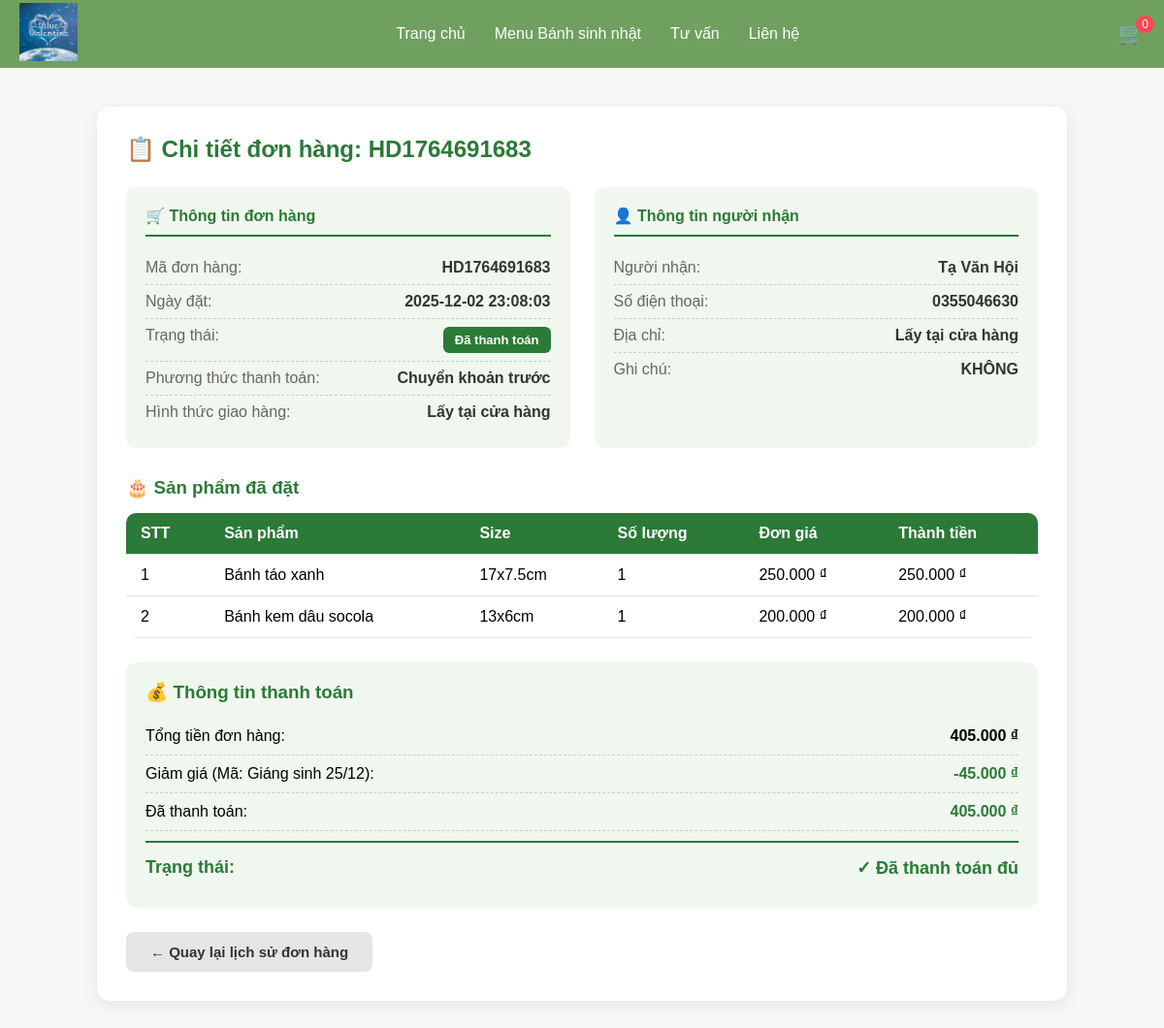
The page /Home/orderDetail/23 (signed in) on the database its author committed.
### tables this page shows
CREATE TABLE `orders` (
  `id` int(11) NOT NULL,
  `user_id` int(11) NOT NULL,
  `order_code` varchar(50) NOT NULL,
  `receiver` varchar(100) NOT NULL,
  `phone` varchar(20) NOT NULL,
  `address` varchar(255) NOT NULL,
  `delivery_method` varchar(20) NOT NULL DEFAULT 'home',
  `payment_method` varchar(20) NOT NULL,
  `total_amount` decimal(15,2) NOT NULL DEFAULT 0.00,
  `discount_amount` decimal(15,2) NOT NULL DEFAULT 0.00,
  `coupon_code` varchar(100) DEFAULT NULL,
  `transaction_info` varchar(30) NOT NULL,
  `note` text DEFAULT NULL,
  `created_at` datetime DEFAULT current_timestamp(),
  `received_amount` decimal(15,2) DEFAULT 0.00,
  `lack_amount` decimal(15,2) DEFAULT 0.00
);

CREATE TABLE `order_details` (
  `id` int(11) NOT NULL,
  `order_id` varchar(20) NOT NULL,
  `product_id` varchar(50) NOT NULL,
  `size` varchar(10) NOT NULL,
  `quantity` int(11) NOT NULL,
  `price` decimal(15,2) NOT NULL,
  `sale_price` decimal(15,2) NOT NULL,
  `total` decimal(15,2) NOT NULL,
  `image` varchar(255) DEFAULT NULL,
  `product_type` varchar(100) DEFAULT NULL,
  `product_name` varchar(255) DEFAULT NULL
);

CREATE TABLE `tblsanpham` (
  `maLoaiSP` varchar(50) NOT NULL,
  `masp` varchar(20) NOT NULL,
  `tensp` varchar(50) NOT NULL,
  `hinhanh` varchar(50) NOT NULL,
  `soluong` int(11) NOT NULL,
  `mota` varchar(200) NOT NULL,
  `createDate` date NOT NULL
);

CREATE TABLE `tbl_sanpham_size` (
  `id` int(11) NOT NULL,
  `masp` varchar(20) NOT NULL,
  `size` varchar(50) NOT NULL,
  `giaNhap` int(11) NOT NULL,
  `giaXuat` int(11) NOT NULL
);

### app/Controller.php (called while the page is built, shortened)
<?php
class Controller {
    public function model($model){
        return new $model;
    }
    public function view($view, $data = []){
        extract($data);
        require "./views/" . $view . ".php";
    }
}

### controllers/Home.php (called while the page is built, shortened)
<?php
class Home extends Controller{
    public function orderDetail($orderId)
{
    $orderModel = $this->model("OrderModel");
    $orderDetailModel = $this->model("OrderDetailModel");
    $order = $orderModel->getOrderById($orderId);
    $details = $orderDetailModel->getByOrderId($orderId);
    $this->view("Font_end/OrderDetailView", [
        "orderId" => $orderId,
        "order"   => $order,
        "details" => $details
    ]);
}
}

### app/App.php (called while the page is built, shortened)
<?php
class App{
    protected $action="Show";
 public function __construct(){
        $arr=array();
        if(isset($_GET["url"])){
            $arr=$this->urlprocess();
        }
        if(isset($arr[0])&& file_exists("./controllers/".$arr[0].".php")){
            unset($arr[0]);
        }
        $this->controller= new $this->controller;
        if(isset($arr[1]) && method_exists($this->controller,$arr[1])){
            $this->action=$arr[1];
        }
        unset($arr[1]);
        $this->param =$arr?array_values($arr):array();
        call_user_func_array(array($this->controller,$this->action),$this->param);
    }
   public function urlprocess(){
        if(isset($_GET["url"])){
           return explode('/', filter_var(trim($_GET["url"],'/')));
        }
        return array();
    }
}

### index.php (called while the page is built, shortened)
<?php
require_once "app/DB.php";
require_once "app/Controller.php";
require_once "app/App.php";
$App = new App();
?>

### app/DB.php (called while the page is built, shortened)
<?php
class DB {
    private $host='localhost';
    private $user='root';
    private $pass='';
    private $dbname='website';
    public function __construct(){
        $this->db=$this->Connect();
    }
    public function Connect(){
        $dsn='mysql:host='.$this->host.';port=3306;dbname='.$this->dbname;
        $pdo=new PDO($dsn,$this->user,$this->pass);
        $pdo->setAttribute(PDO::ATTR_DEFAULT_FETCH_MODE,PDO::FETCH_ASSOC);
        return $pdo;
    }
}

### models/BaseModel.php (called while the page is built, shortened)
<?php
class BaseModel extends DB {
    public function __construct()
    {
        if ($this->db instanceof PDO) {
            $this->db->setAttribute(PDO::ATTR_ERRMODE, PDO::ERRMODE_EXCEPTION);
        } else {
            error_log("❌ BaseModel: \$this->db KHÔNG PHẢI PDO - LỖI KẾT NỐI");
        }
    }
    public function select($sql, $params = []) {
        try {
            $stmt = $this->db->prepare($sql);
            $stmt->execute($params);
            return $stmt->fetchAll(PDO::FETCH_ASSOC);
        } catch (PDOException $e) {
            error_log("Lỗi BaseModel::select(): " . $e->getMessage());
            return [];
        }
    }
}

### models/OrderModel.php (called while the page is built, shortened)
<?php
require_once __DIR__ . '/BaseModel.php';
class OrderModel extends BaseModel {
    public function getOrderById($orderId)
    {
        $sql = "SELECT * FROM orders WHERE id = ?";
        $result = $this->select($sql, [$orderId]);
        return $result ? $result[0] : null;
    }
}

### models/OrderDetailModel.php (called while the page is built, shortened)
<?php
class OrderDetailModel extends BaseModel {
    protected $table = 'order_details';
    public function getByOrderId($orderId) {
        $sql = "SELECT od.*, p.tensp as product_name, p.hinhanh as product_image
                FROM {$this->table} od
                LEFT JOIN tblsanpham p ON od.product_id = p.masp
                WHERE od.order_id = ?";
        return $this->select($sql, [$orderId]);
    }
}

### views/Font_end/OrderDetailView.php (the view, shortened to what this page needs)
<?php
$order = $data['order'] ?? [];
$details = $data['details'] ?? [];
?>
<!DOCTYPE html>
<html lang="vi">
<head>
</head>
<body>
    <header class="site-header">
        <div class="header-container">
            <div class="logo">
                <a href="<?= APP_URL ?>">
                    <img src="<?= APP_URL ?>/public/images/logohinhanhquan/LogoWebsite.jpg" alt="Logo">
                </a>
            </div>
            <nav class="main-nav">
                <a href="<?= APP_URL ?>">Trang chủ</a>
                <a href="<?= APP_URL ?>/Home/menu">Menu Bánh sinh nhật</a>
                <a href="<?= APP_URL ?>/Home/advice">Tư vấn</a>
                <a href="<?= APP_URL ?>/Home/contact">Liên hệ</a>
            </nav>
            <div class="header-right">
                <a href="<?= APP_URL ?>/Home/order" class="cart-link">
                    🛒
                    <span class="cart-count">
                        <?= isset($_SESSION['cart']) ? count($_SESSION['cart']) : 0 ?>
                    </span>
                </a>
            </div>
        </div>
    </header>
    <div class="container">
        <h2>📋 Chi tiết đơn hàng: <?= htmlspecialchars($order['order_code'] ?? '') ?></h2>
        <div class="info-grid">
            <div class="info-box">
                <h3>🛒 Thông tin đơn hàng</h3>
                <div class="info-row">
                    <span>Mã đơn hàng:</span>
                    <strong><?= htmlspecialchars($order['order_code'] ?? '') ?></strong>
                </div>
                <div class="info-row">
                    <span>Ngày đặt:</span>
                    <strong><?= htmlspecialchars($order['created_at'] ?? '') ?></strong>
                </div>
                <div class="info-row">
                    <span>Trạng thái:</span>
                    <?php
                    $status = $order['transaction_info'] ?? '';
                    if ($status == 'dathanhtoan') {
                        echo '<span class="badge bg-success">Đã thanh toán</span>';
                    } elseif ($status == 'thanhtoanthieu') {
                        echo '<span class="badge bg-warning">Thanh toán thiếu</span>';
                    } else {
                        echo '<span class="badge bg-danger">Chưa thanh toán</span>';
                    }
                    ?>
                </div>
                <div class="info-row">
                    <span>Phương thức thanh toán:</span>
                    <strong>
                        <?php
                        $pm = $order['payment_method'] ?? '';
                        if ($pm == 'bank_before') {
                            echo 'Chuyển khoản trước';
                        } elseif ($pm == 'bank_after' || $pm == 'bank') {
                            echo 'Chuyển khoản sau';
                        } else {
                            echo 'Tiền mặt khi nhận hàng';
                        }
                        ?>
                    </strong>
                </div>
                <div class="info-row">
                    <span>Hình thức giao hàng:</span>
                    <strong>
                        <?= ($order['delivery_method'] ?? '') === 'store' ? 'Lấy tại cửa hàng' : 'Giao hàng tận nơi' ?>
                    </strong>
                </div>
            </div>
            <div class="info-box">
                <h3>👤 Thông tin người nhận</h3>
                <div class="info-row">
                    <span>Người nhận:</span>
                    <strong><?= htmlspecialchars($order['receiver'] ?? '') ?></strong>
                </div>
                <div class="info-row">
                    <span>Số điện thoại:</span>
                    <strong><?= htmlspecialchars($order['phone'] ?? '') ?></strong>
                </div>
                <div class="info-row">
                    <span>Địa chỉ:</span>
                    <strong>
                        <?= ($order['delivery_method'] ?? '') === 'store'
                            ? 'Lấy tại cửa hàng'
                            : htmlspecialchars($order['address'] ?? '') ?>
                    </strong>
                </div>
                <?php if (!empty($order['note'])): ?>
                <div class="info-row">
                    <span>Ghi chú:</span>
                    <strong><?= htmlspecialchars($order['note']) ?></strong>
                </div>
                <?php endif; ?>
            </div>
        </div>
        <div class="products-section">
            <h3>🎂 Sản phẩm đã đặt</h3>
            <table>
                <thead>
                    <tr>
                        <th>STT</th>
                        <th>Sản phẩm</th>
                        <th>Size</th>
                        <th>Số lượng</th>
                        <th>Đơn giá</th>
                        <th>Thành tiền</th>
                    </tr>
                </thead>
                <tbody>
                    <?php if (!empty($details)): ?>
                        <?php
                        $stt = 1;
                        $pdo = new PDO('mysql:host=localhost;dbname=website', 'root', '');
                        $pdo->setAttribute(PDO::ATTR_DEFAULT_FETCH_MODE, PDO::FETCH_ASSOC);
                        foreach ($details as $item):
                        ?>
                        <?php
                        $productId = $item['product_id'] ?? '';
                        $productName = $item['product_name'] ?? $item['tensp'] ?? $productId;
                        $qty = (int)($item['quantity'] ?? $item['qty'] ?? 0);
                        $size = $item['size'] ?? '';
                        $price = (float)($item['price'] ?? 0);
                        if ($price <= 0 && !empty($productId) && !empty($size)) {
                            $stmt = $pdo->prepare("SELECT giaXuat FROM tbl_sanpham_size WHERE masp = ? AND size = ?");
                            $stmt->execute([$productId, $size]);
                            $sizeInfo = $stmt->fetch();
                            $price = $sizeInfo['giaXuat'] ?? 0;
                        }
                        ?>
                        <tr>
                            <td><?= $stt++ ?></td>
                            <td><?= htmlspecialchars($productName) ?></td>
                            <td><?= htmlspecialchars($size) ?></td>
                            <td><?= $qty ?></td>
                            <td><?= number_format($price, 0, ',', '.') ?> ₫</td>
                            <td><?= number_format($price * $qty, 0, ',', '.') ?> ₫</td>
                        </tr>
                        <?php endforeach; ?>
                    <?php else: ?>
                        <tr><td colspan="6" style="text-align:center;">Không có sản phẩm</td></tr>
                    <?php endif; ?>
                </tbody>
            </table>
        </div>
        <div class="payment-summary">
            <h3>💰 Thông tin thanh toán</h3>
            <div class="summary-row">
                <span>Tổng tiền đơn hàng:</span>
                <strong><?= number_format($order['total_amount'] ?? 0, 0, ',', '.') ?> ₫</strong>
            </div>
            <?php if (!empty($order['discount_amount']) && $order['discount_amount'] > 0): ?>
            <div class="summary-row">
                <span>Giảm giá (Mã: <?= htmlspecialchars($order['coupon_code'] ?? '') ?>):</span>
                <strong class="text-success">-<?= number_format($order['discount_amount'], 0, ',', '.') ?> ₫</strong>
            </div>
            <?php endif; ?>
            <?php if (isset($order['received_amount']) && $order['received_amount'] > 0): ?>
            <div class="summary-row">
                <span>Đã thanh toán:</span>
                <strong class="text-success"><?= number_format($order['received_amount'], 0, ',', '.') ?> ₫</strong>
            </div>
            <?php endif; ?>
            <?php
            $lackAmount = $order['lack_amount'] ?? (($order['total_amount'] ?? 0) - ($order['received_amount'] ?? 0));
            if ($lackAmount > 0):
            ?>
            <div class="summary-row total">
                <span>Còn phải thanh toán:</span>
                <strong class="text-danger"><?= number_format($lackAmount, 0, ',', '.') ?> ₫</strong>
            </div>
            <?php else: ?>
            <div class="summary-row total">
                <span>Trạng thái:</span>
                <strong class="text-success">✓ Đã thanh toán đủ</strong>
            </div>
            <?php endif; ?>
        </div>
        <div class="btn-group">
            <a href="<?= APP_URL ?>/Home/orderHistory" class="btn btn-secondary">← Quay lại lịch sử đơn hàng</a>
        </div>
    </div>
</body>
</html>

### rows shown on the page
orders: order_code "HD1764691683", created_at "2025-12-02 23:08:03", receiver "Tạ Văn Hội", phone "0355046630", note "KHÔNG", total_amount "405.000", coupon_code "Giáng sinh 25/12", discount_amount "45.000", received_amount "405.000"
order_details: tblsanpham.tensp "Bánh táo xanh", size "17x7.5cm", quantity "1", tbl_sanpham_size.giaXuat "250.000", $price*$qty "250.000"
order_details: tblsanpham.tensp "Bánh kem dâu socola", size "13x6cm", quantity "1", tbl_sanpham_size.giaXuat "200.000", $price*$qty "200.000"
